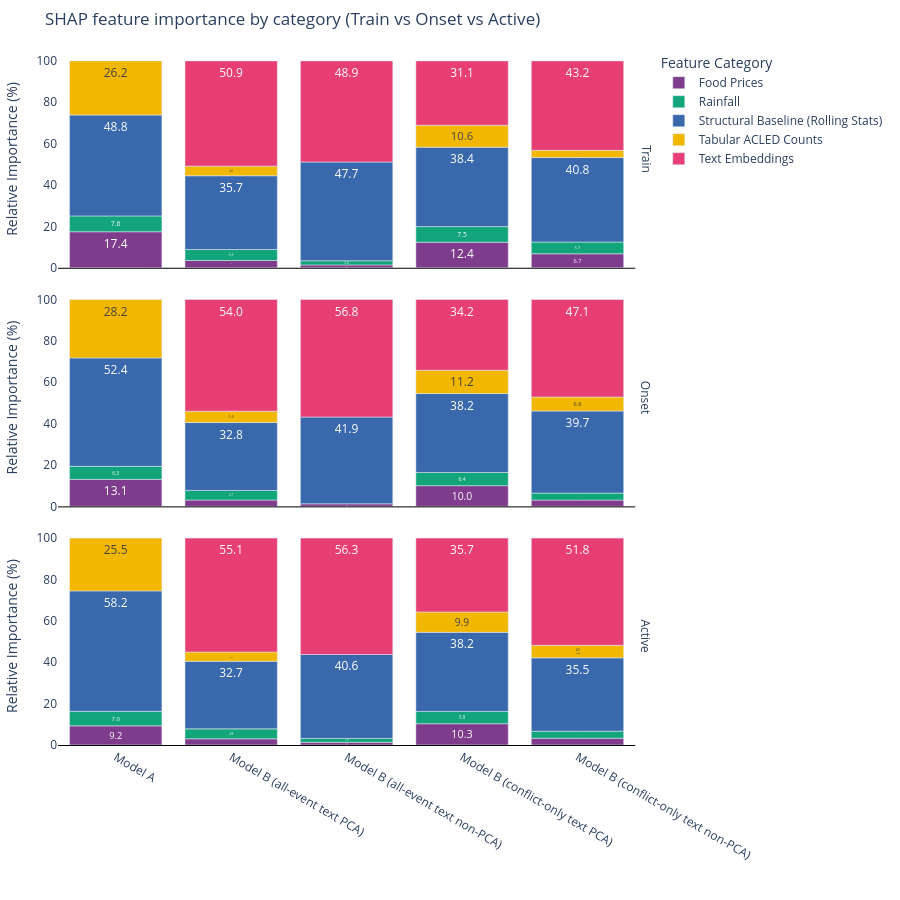

The cell this chart's notebook holds for it:
### Markdown cell above
# 5. Feature importance: why the pattern flips

SHAP scores help identify why the pattern changes. SHAP importance was computed separately on the training, onset, and active periods to test whether text's contribution shifts once conflict is underway. 

Text embeddings' share of importance does not shrink during active war, it increases in all four text variants (e.g. all-event non-PCA rises from 48.9% of importance in training to 56.3% during active conflict). Rather than the model correctly deprioritising text once its precursor value is no longer relevant, it appears to rely on text more heavily during exactly the period where that reliance coincides with the sharpest drop in predictive performance (Section 4). This suggests the active-period AUPR and F1 declines are indicative of the model continuing to draw on text-derived signal that does not generalise to active-conflict dynamics. 

Consistent with the training-CV finding in Section 1 that text-derived importance during fitting does not guarantee that signal transfers to unseen periods.

### Code cell
shap_by_category = (
    best_model_shap.groupby(["model", "dataset", "category"])["mean_abs_shap"]
    .sum()
    .reset_index()
)

shap_by_category["total_SHAP"] = shap_by_category.groupby(["model", "dataset"])["mean_abs_shap"].transform("sum")
shap_by_category["% Importance"] = (
    shap_by_category["mean_abs_shap"] / shap_by_category["total_SHAP"] * 100
)

fig = px.bar(
    shap_by_category,
    x="model",
    y="% Importance",
    color="category",        
    facet_row="dataset",
    category_orders={"dataset": ["train", "onset", "active"]},
    title="SHAP feature importance by category (Train vs Onset vs Active)",
    text_auto=".1f",
    color_discrete_sequence=px.colors.qualitative.Bold,
    height=900,   
)

fig.update_layout(
    xaxis_title="",
    legend_title_text="Feature Category",
    hovermode="x unified",
    plot_bgcolor="white",
    paper_bgcolor="white",
    margin=dict(t=50, b=50, l=50, r=50)
)

fig.for_each_annotation(lambda a: a.update(text=a.text.split("=")[-1].capitalize()))

# Add light gridlines and standardise y-axis titles for all rows
fig.update_yaxes(
    title_text="Relative Importance (%)", 

)
fig.update_xaxes(
    showline=True, 
    linewidth=1, 
    linecolor='black'
)

fig.show()

### Figure 1 — Plotly figure (JSON) as saved in the notebook; plotly's stock layout.template omitted (floating-point values rounded to 4 significant figures)
{"data": [{"hovertemplate": "category=Food Prices<br>dataset=train<br>model=%{x}<br>% Importance=%{y}<extra></extra>", "legendgroup": "Food Prices", "marker": {"color": "rgb(127, 60, 141)", "pattern": {"shape": ""}}, "name": "Food Prices", "orientation": "v", "showlegend": true, "textposition": "auto", "texttemplate": "%{y:.1f}", "type": "bar", "x": ["Model A", "Model B (all-event text PCA)", "Model B (all-event text non-PCA)", "Model B (conflict-only text PCA)", "Model B (conflict-only text non-PCA)"], "xaxis": "x3", "y": [17.41, 3.526, 1.367, 12.36, 6.747], "yaxis": "y3"}, {"hovertemplate": "category=Rainfall<br>dataset=train<br>model=%{x}<br>% Importance=%{y}<extra></extra>", "legendgroup": "Rainfall", "marker": {"color": "rgb(17, 165, 121)", "pattern": {"shape": ""}}, "name": "Rainfall", "orientation": "v", "showlegend": true, "textposition": "auto", "texttemplate": "%{y:.1f}", "type": "bar", "x": ["Model A", "Model B (all-event text PCA)", "Model B (all-event text non-PCA)", "Model B (conflict-only text PCA)", "Model B (conflict-only text non-PCA)"], "xaxis": "x3", "y": [7.642, 5.288, 2.016, 7.535, 5.707], "yaxis": "y3"}, {"hovertemplate": "category=Structural Baseline (Rolling Stats)<br>dataset=train<br>model=%{x}<br>% Importance=%{y}<extra></extra>", "legendgroup": "Structural Baseline (Rolling Stats)", "marker": {"color": "rgb(57, 105, 172)", "pattern": {"shape": ""}}, "name": "Structural Baseline (Rolling Stats)", "orientation": "v", "showlegend": true, "textposition": "auto", "texttemplate": "%{y:.1f}", "type": "bar", "x": ["Model A", "Model B (all-event text PCA)", "Model B (all-event text non-PCA)", "Model B (conflict-only text PCA)", "Model B (conflict-only text non-PCA)"], "xaxis": "x3", "y": [48.79, 35.67, 47.73, 38.39, 40.82], "yaxis": "y3"}, {"hovertemplate": "category=Tabular ACLED Counts<br>dataset=train<br>model=%{x}<br>% Importance=%{y}<extra></extra>", "legendgroup": "Tabular ACLED Counts", "marker": {"color": "rgb(242, 183, 1)", "pattern": {"shape": ""}}, "name": "Tabular ACLED Counts", "orientation": "v", "showlegend": true, "textposition": "auto", "texttemplate": "%{y:.1f}", "type": "bar", "x": ["Model A", "Model B (all-event text PCA)", "Model B (conflict-only text PCA)", "Model B (conflict-only text non-PCA)"], "xaxis": "x3", "y": [26.16, 4.638, 10.63, 3.488], "yaxis": "y3"}, {"hovertemplate": "category=Text Embeddings<br>dataset=train<br>model=%{x}<br>% Importance=%{y}<extra></extra>", "legendgroup": "Text Embeddings", "marker": {"color": "rgb(231, 63, 116)", "pattern": {"shape": ""}}, "name": "Text Embeddings", "orientation": "v", "showlegend": true, "textposition": "auto", "texttemplate": "%{y:.1f}", "type": "bar", "x": ["Model B (all-event text PCA)", "Model B (all-event text non-PCA)", "Model B (conflict-only text PCA)", "Model B (conflict-only text non-PCA)"], "xaxis": "x3", "y": [50.88, 48.88, 31.09, 43.24], "yaxis": "y3"}, {"hovertemplate": "category=Food Prices<br>dataset=onset<br>model=%{x}<br>% Importance=%{y}<extra></extra>", "legendgroup": "Food Prices", "marker": {"color": "rgb(127, 60, 141)", "pattern": {"shape": ""}}, "name": "Food Prices", "orientation": "v", "showlegend": false, "textposition": "auto", "texttemplate": "%{y:.1f}", "type": "bar", "x": ["Model A", "Model B (all-event text PCA)", "Model B (all-event text non-PCA)", "Model B (conflict-only text PCA)", "Model B (conflict-only text non-PCA)"], "xaxis": "x2", "y": [13.07, 3.058, 1.247, 10.02, 3.04], "yaxis": "y2"}, {"hovertemplate": "category=Rainfall<br>dataset=onset<br>model=%{x}<br>% Importance=%{y}<extra></extra>", "legendgroup": "Rainfall", "marker": {"color": "rgb(17, 165, 121)", "pattern": {"shape": ""}}, "name": "Rainfall", "orientation": "v", "showlegend": false, "textposition": "auto", "texttemplate": "%{y:.1f}", "type": "bar", "x": ["Model A", "Model B (all-event text PCA)", "Model B (conflict-only text PCA)", "Model B (conflict-only text non-PCA)"], "xaxis": "x2", "y": [6.286, 4.671, 6.368, 3.377], "yaxis": "y2"}, {"hovertemplate": "category=Structural Baseline (Rolling Stats)<br>dataset=onset<br>model=%{x}<br>% Importance=%{y}<extra></extra>", "legendgroup": "Structural Baseline (Rolling Stats)", "marker": {"color": "rgb(57, 105, 172)", "pattern": {"shape": ""}}, "name": "Structural Baseline (Rolling Stats)", "orientation": "v", "showlegend": false, "textposition": "auto", "texttemplate": "%{y:.1f}", "type": "bar", "x": ["Model A", "Model B (all-event text PCA)", "Model B (all-event text non-PCA)", "Model B (conflict-only text PCA)", "Model B (conflict-only text non-PCA)"], "xaxis": "x2", "y": [52.42, 32.79, 41.94, 38.16, 39.68], "yaxis": "y2"}, {"hovertemplate": "category=Tabular ACLED Counts<br>dataset=onset<br>model=%{x}<br>% Importance=%{y}<extra></extra>", "legendgroup": "Tabular ACLED Counts", "marker": {"color": "rgb(242, 183, 1)", "pattern": {"shape": ""}}, "name": "Tabular ACLED Counts", "orientation": "v", "showlegend": false, "textposition": "auto", "texttemplate": "%{y:.1f}", "type": "bar", "x": ["Model A", "Model B (all-event text PCA)", "Model B (conflict-only text PCA)", "Model B (conflict-only text non-PCA)"], "xaxis": "x2", "y": [28.23, 5.48, 11.23, 6.766], "yaxis": "y2"}, {"hovertemplate": "category=Text Embeddings<br>dataset=onset<br>model=%{x}<br>% Importance=%{y}<extra></extra>", "legendgroup": "Text Embeddings", "marker": {"color": "rgb(231, 63, 116)", "pattern": {"shape": ""}}, "name": "Text Embeddings", "orientation": "v", "showlegend": false, "textposition": "auto", "texttemplate": "%{y:.1f}", "type": "bar", "x": ["Model B (all-event text PCA)", "Model B (all-event text non-PCA)", "Model B (conflict-only text PCA)", "Model B (conflict-only text non-PCA)"], "xaxis": "x2", "y": [54.0, 56.81, 34.22, 47.13], "yaxis": "y2"}, {"hovertemplate": "category=Food Prices<br>dataset=active<br>model=%{x}<br>% Importance=%{y}<extra></extra>", "legendgroup": "Food Prices", "marker": {"color": "rgb(127, 60, 141)", "pattern": {"shape": ""}}, "name": "Food Prices", "orientation": "v", "showlegend": false, "textposition": "auto", "texttemplate": "%{y:.1f}", "type": "bar", "x": ["Model A", "Model B (all-event text PCA)", "Model B (all-event text non-PCA)", "Model B (conflict-only text PCA)", "Model B (conflict-only text non-PCA)"], "xaxis": "x", "y": [9.246, 3.007, 1.305, 10.29, 3.285], "yaxis": "y"}, {"hovertemplate": "category=Rainfall<br>dataset=active<br>model=%{x}<br>% Importance=%{y}<extra></extra>", "legendgroup": "Rainfall", "marker": {"color": "rgb(17, 165, 121)", "pattern": {"shape": ""}}, "name": "Rainfall", "orientation": "v", "showlegend": false, "textposition": "auto", "texttemplate": "%{y:.1f}", "type": "bar", "x": ["Model A", "Model B (all-event text PCA)", "Model B (all-event text non-PCA)", "Model B (conflict-only text PCA)", "Model B (conflict-only text non-PCA)"], "xaxis": "x", "y": [7.046, 4.794, 1.891, 5.937, 3.384], "yaxis": "y"}, {"hovertemplate": "category=Structural Baseline (Rolling Stats)<br>dataset=active<br>model=%{x}<br>% Importance=%{y}<extra></extra>", "legendgroup": "Structural Baseline (Rolling Stats)", "marker": {"color": "rgb(57, 105, 172)", "pattern": {"shape": ""}}, "name": "Structural Baseline (Rolling Stats)", "orientation": "v", "showlegend": false, "textposition": "auto", "texttemplate": "%{y:.1f}", "type": "bar", "x": ["Model A", "Model B (all-event text PCA)", "Model B (all-event text non-PCA)", "Model B (conflict-only text PCA)", "Model B (conflict-only text non-PCA)"], "xaxis": "x", "y": [58.19, 32.67, 40.55, 38.23, 35.46], "yaxis": "y"}, {"hovertemplate": "category=Tabular ACLED Counts<br>dataset=active<br>model=%{x}<br>% Importance=%{y}<extra></extra>", "legendgroup": "Tabular ACLED Counts", "marker": {"color": "rgb(242, 183, 1)", "pattern": {"shape": ""}}, "name": "Tabular ACLED Counts", "orientation": "v", "showlegend": false, "textposition": "auto", "texttemplate": "%{y:.1f}", "type": "bar", "x": ["Model A", "Model B (all-event text PCA)", "Model B (conflict-only text PCA)", "Model B (conflict-only text non-PCA)"], "xaxis": "x", "y": [25.52, 4.479, 9.86, 6.061], "yaxis": "y"}, {"hovertemplate": "category=Text Embeddings<br>dataset=active<br>model=%{x}<br>% Importance=%{y}<extra></extra>", "legendgroup": "Text Embeddings", "marker": {"color": "rgb(231, 63, 116)", "pattern": {"shape": ""}}, "name": "Text Embeddings", "orientation": "v", "showlegend": false, "textposition": "auto", "texttemplate": "%{y:.1f}", "type": "bar", "x": ["Model B (all-event text PCA)", "Model B (all-event text non-PCA)", "Model B (conflict-only text PCA)", "Model B (conflict-only text non-PCA)"], "xaxis": "x", "y": [55.05, 56.25, 35.68, 51.81], "yaxis": "y"}], "layout": {"annotations": [{"font": {}, "showarrow": false, "text": "Active", "textangle": 90, "x": 0.98, "xanchor": "left", "xref": "paper", "y": 0.1567, "yanchor": "middle", "yref": "paper"}, {"font": {}, "showarrow": false, "text": "Onset", "textangle": 90, "x": 0.98, "xanchor": "left", "xref": "paper", "y": 0.5, "yanchor": "middle", "yref": "paper"}, {"font": {}, "showarrow": false, "text": "Train", "textangle": 90, "x": 0.98, "xanchor": "left", "xref": "paper", "y": 0.8433, "yanchor": "middle", "yref": "paper"}], "barmode": "relative", "height": 900, "hovermode": "x unified", "legend": {"title": {"text": "Feature Category"}, "tracegroupgap": 0}, "margin": {"b": 50, "l": 50, "r": 50, "t": 50}, "paper_bgcolor": "white", "plot_bgcolor": "white", "title": {"text": "SHAP feature importance by category (Train vs Onset vs Active)"}, "xaxis": {"anchor": "y", "domain": [0, 0.98], "linecolor": "black", "linewidth": 1, "showline": true, "title": {"text": ""}}, "xaxis2": {"anchor": "y2", "domain": [0, 0.98], "linecolor": "black", "linewidth": 1, "matches": "x", "showline": true, "showticklabels": false}, "xaxis3": {"anchor": "y3", "domain": [0, 0.98], "linecolor": "black", "linewidth": 1, "matches": "x", "showline": true, "showticklabels": false}, "yaxis": {"anchor": "x", "domain": [0, 0.3133], "title": {"text": "Relative Importance (%)"}}, "yaxis2": {"anchor": "x2", "domain": [0.3433, 0.6567], "matches": "y", "title": {"text": "Relative Importance (%)"}}, "yaxis3": {"anchor": "x3", "domain": [0.6867, 1.0], "matches": "y", "title": {"text": "Relative Importance (%)"}}}}
